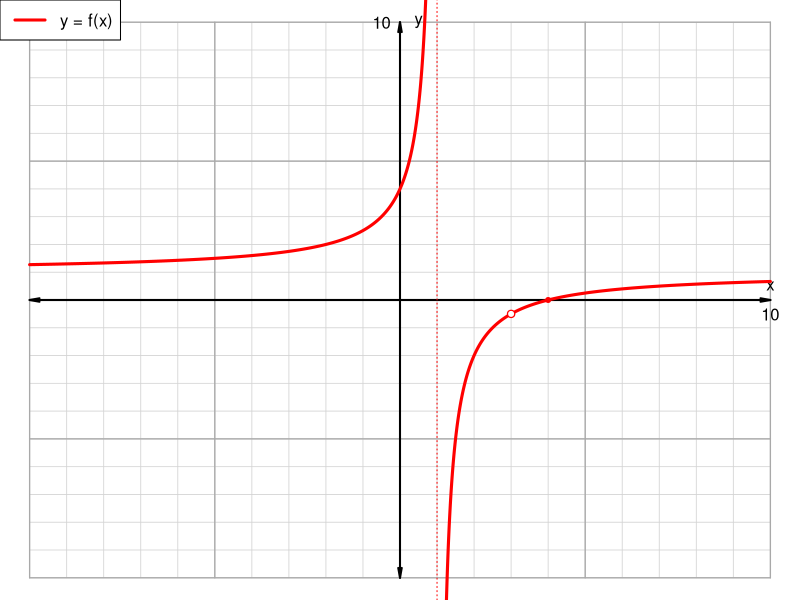
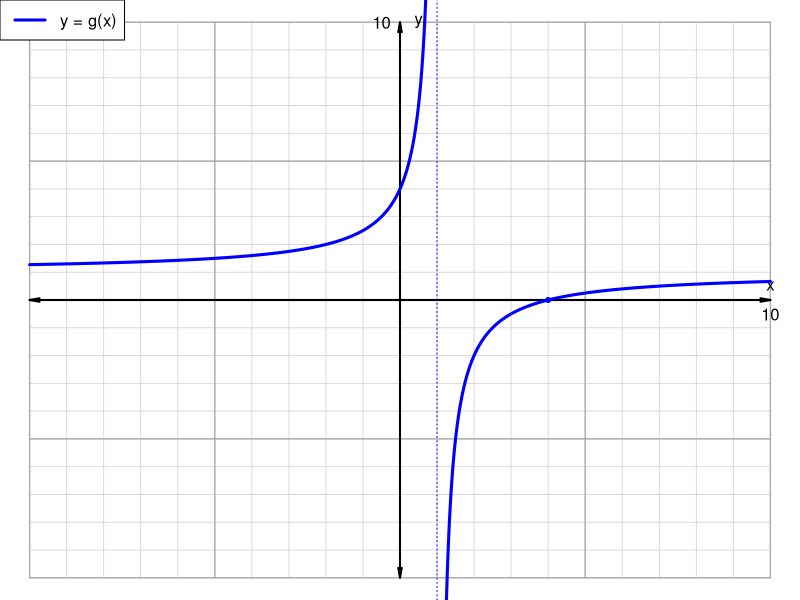

These figures' R source, in order:
## ---- chunk 1
while(T){
    xf = sample(1:6,3)*sample(c(-1,1),3,T)
    xi = xf[1]
    xh = xf[2]
    xv = xf[3]
    yh = (xh-xi)/(xh-xv)
    if(abs(yh)<10){break}
}


ratexp = paste0("\\frac{(x-",min(c(xi,xh)),")(x-",max(c(xi,xh)),")}{(x-",min(c(xv,xh)),")(x-",max(c(xv,xh)),")}",collapse="")
ratexp = gsub("--","+",ratexp,fixed=T)

gx = paste0("\\frac{x-",xi,"}{x-",xv,"}",collapse="")
gx = gsub("--","+",gx,fixed=T)

ach = -6:6
al = paste0("* x = ",ach,collapse="\n")
sol1 = paste0(1*(ach==xi),collapse="")
sol2 = paste0(1*(ach==xh),collapse="")
sol3 = paste0(1*(ach==xv),collapse="")

f1xi = xi-min(c(xi,xh))
f2xi = xi-max(c(xi,xh))
f3xi = xi-min(c(xv,xh))
f4xi = xi-max(c(xv,xh))

f1xh = xh-min(c(xi,xh))
f2xh = xh-max(c(xi,xh))
f3xh = xh-min(c(xv,xh))
f4xh = xh-max(c(xv,xh))

f1xv = xv-min(c(xi,xh))
f2xv = xv-max(c(xi,xh))
f3xv = xv-min(c(xv,xh))
f4xv = xv-max(c(xv,xh))

## ---- chunk 2
par(mar=c(0,0,0,0))
x = seq(-10,10,0.01)
x = x[x!=xv]
x = x[x!=xh]
y = (x-xi)/(x-xv)

plot(0,0,"n",xlim=c(-10,10),ylim=c(-10,10),axes=F,ann=F)
for(i in -10:10){
    lines(c(-10,10),c(i,i),col="lightgrey",lwd=0.8)
    lines(c(i,i),c(-10,10),col="lightgrey",lwd=0.8)
}
for(i in seq(-10,10,5)){
    lines(c(-10,10),c(i,i),col="darkgrey",lwd=1.3)
    lines(c(i,i),c(-10,10),col="darkgrey",lwd=1.3)
}
arrows(-10,0,10,0,0.1,10,3,lwd=2)
arrows(0,-10,0,10,0.1,10,3,lwd=2)
text(10,-0.5,"10")
text(-0.5,10,"10")
text(10,0.5,"x")
text(0.5,10,"y")


x1 = x[x<xv]
y1 = y[x<xv]
x2 = x[x>xv]
y2 = y[x>xv]

lines(x1,y1,col="red",lwd=3)
lines(x2,y2,col="red",lwd=3)
abline(v=xv,lty=3,col="red")
points(xh,yh,col="red",pch=20,cex=1.5)
points(xh,yh,col="white",pch=20,cex=1)
points(xi,0,pch=20,col="red",cex=1)

if(xv>0){
    place = "topleft"
} else {
    place = "topright"
}

legend(place,"y = f(x)",col="red",lwd=3)


## ---- chunk 3
par(mar=c(0,0,0,0))
x = seq(-10,10,0.01)
x = x[x!=xv]
x = x[x!=xh]
y = (x-xi)/(x-xv)

plot(0,0,"n",xlim=c(-10,10),ylim=c(-10,10),axes=F,ann=F)
for(i in -10:10){
    lines(c(-10,10),c(i,i),col="lightgrey",lwd=0.8)
    lines(c(i,i),c(-10,10),col="lightgrey",lwd=0.8)
}
for(i in seq(-10,10,5)){
    lines(c(-10,10),c(i,i),col="darkgrey",lwd=1.3)
    lines(c(i,i),c(-10,10),col="darkgrey",lwd=1.3)
}
arrows(-10,0,10,0,0.1,10,3,lwd=2)
arrows(0,-10,0,10,0.1,10,3,lwd=2)
text(10,-0.5,"10")
text(-0.5,10,"10")
text(10,0.5,"x")
text(0.5,10,"y")


x1 = x[x<xv]
y1 = y[x<xv]
x2 = x[x>xv]
y2 = y[x>xv]

lines(x1,y1,col="blue",lwd=3)
lines(x2,y2,col="blue",lwd=3)
abline(v=xv,lty=3,col="blue")
points(xi,0,pch=20,col="blue",cex=1)

if(xv>0){
    place = "topleft"
} else {
    place = "topright"
}

legend(place,"y = g(x)",col="blue",lwd=3)

